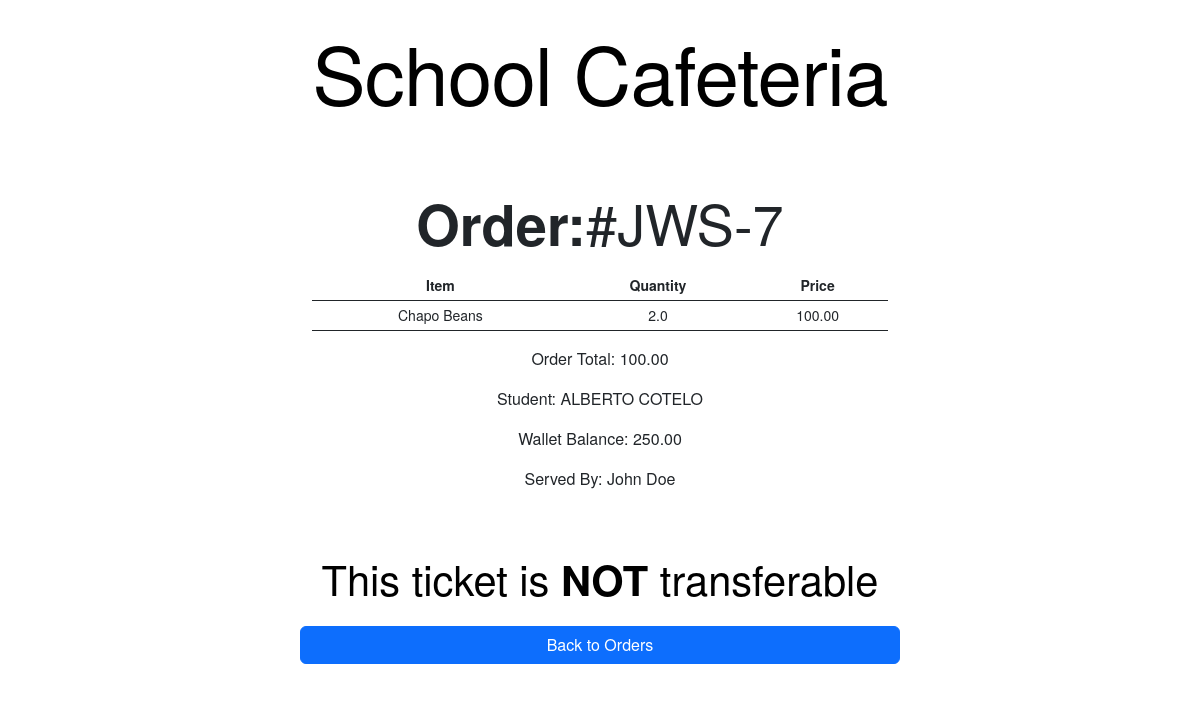
Before: /orders/print-order/7/ (signed in) with the older database file.
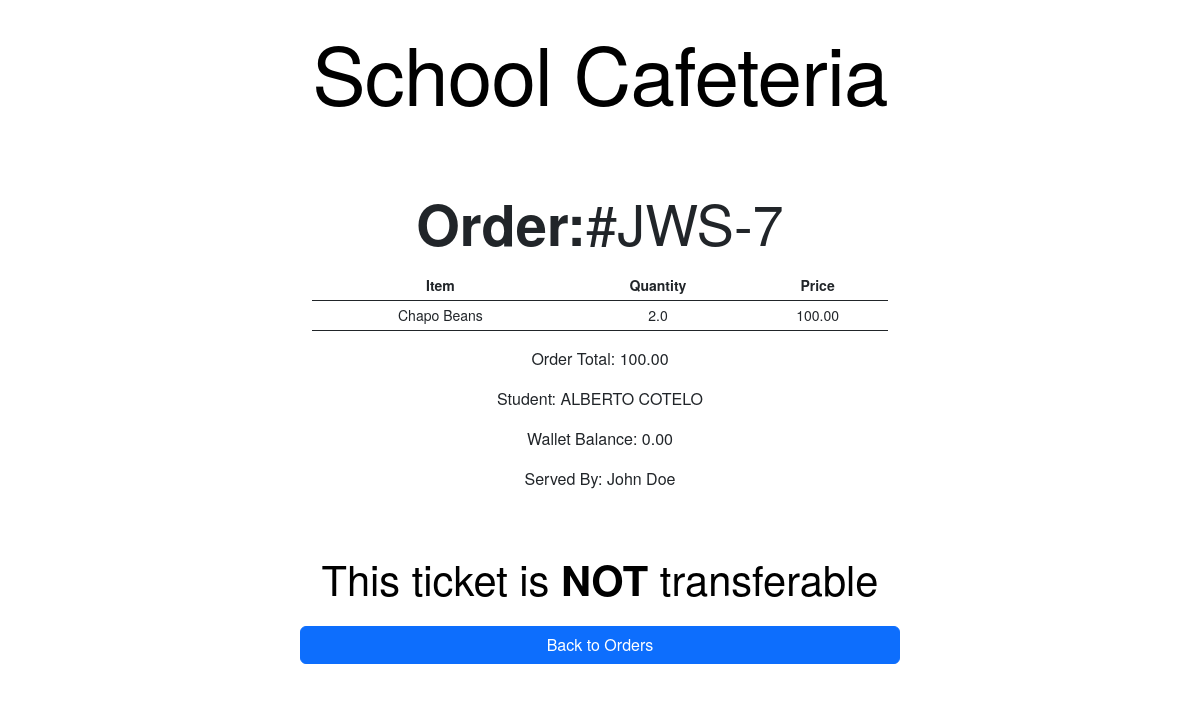
After: the same page with the newer database file.
### apps/orders/models.py (models this page shows, shortened)
class Order(AbstractBaseModel):
    student = models.ForeignKey("students.Student", on_delete=models.SET_NULL, null=True, related_name="studentorders")
    total_cost = models.DecimalField(max_digits=20, decimal_places=2)
    meal_time = models.CharField(max_length=255, null=True)
    status = models.CharField(max_length=255, choices=ORDER_STATUS_CHOICES)
    served_by = models.ForeignKey("users.User", on_delete=models.SET_NULL, null=True)
    payment_method = models.CharField(max_length=255, null=True, choices=PAYMENT_METHODS)

### apps/students/models.py (models this page shows, shortened)
class Student(AbstractBaseModel):
    user = models.OneToOneField("users.User", on_delete=models.CASCADE)
    student_type = models.CharField(max_length=255, choices=STUDENT_TYPES)
    registration_number = models.CharField(max_length=255)
    status = models.CharField(max_length=255, choices=STUDENT_STATUS)
    added_on = models.DateField(null=True)
    credit_limit = models.DecimalField(max_digits=100, decimal_places=2, default=0)
    @property
    def wallet_balance(self):
        return self.studentwallet.balance

class StudentWallet(AbstractBaseModel):
    student = models.OneToOneField(Student, on_delete=models.CASCADE, related_name="studentwallet")
    balance = models.DecimalField(max_digits=20, decimal_places=2)
    total_spend_today = models.DecimalField(max_digits=20, decimal_places=2, default=0)

### apps/users/models.py (models this page shows, shortened)
class User(AbstractUser):
    role = models.CharField(choices=ROLE_CHOICES, max_length=32, null=True)
    phone_number = models.CharField(max_length=255, null=True)
    id_number = models.CharField(max_length=255, null=True)
    gender = models.CharField(max_length=255, null=True)
    def name(self):
        return f"{self.first_name} {self.last_name}"

### apps/orders/views.py (the view)
# urls.py: path("print-order/<int:order_id>/", print_order_receipt, name="print-order"),
@login_required(login_url="/users/login/")
def print_order_receipt(request, order_id=None):
    order = Order.objects.get(id=order_id)
    order_items = order.orderitems.all()
    context = {
        "order": order,
        "order_items": order_items
    }
    return render(request, "orders/receipt.html", context)

### apps/inventory/models.py (called while the page is built)
    def __str__(self):
        return self.item

### templates/orders/receipt.html (shortened to what this page needs)
{% load static %}
<!DOCTYPE html>
<html lang="en">
<head>
  <link href="https://cdn.jsdelivr.net/npm/bootstrap@5.3.0/dist/css/bootstrap.min.css" rel="stylesheet"
 />
  <link rel="stylesheet" href="https://az813057.vo.msecnd.net/testdrive/var-fonts/font-declarations.css">
  <link rel="stylesheet" href="{% static 'receipt.css' %}">
</head>
<body>
  <div class="l-col-right ticket-wrap" aria-label="A fake boat ticket demonstrating mixing font weights and widths">
    <div class="ticket" aria-hidden="true">
      <div class="ticket__header">
        <a href="{% url 'pos-home' %}">
          <div class="ticket__co">
            <span class="ticket__co-name">School Cafeteria</span>
          </div>
        </a>
      </div>
      <div class="ticket__body">
        <p class="ticket__route"><strong>Order:</strong>#JWS-{{order.id}}</p>
        <div class="table-responsive small">
            <table class="table table-sm" style="border: None!important;">
                <thead>
                    <tr>
                        <th scope="col">Item</th>
                        <th scope="col">Quantity</th>
                        <th scope="col">Price</th>
                    </tr>
                </thead>
                <tbody>
                {% for order_item in order_items %}
                <tr>
                    <td>{{order_item.item}}</td>
                    <td>{{order_item.quantity}}</td>
                    <td>{{order_item.price}}</td>
                </tr>
                {% endfor %}
                </tbody>
            </table>
            </div>
        <div class="text-left">
            <p>Order Total: {{order.total_cost}}</p>
            {% if order.student %}
            <p>Student: {{order.student.user.name}}</p>
            <p>Wallet Balance: {{order.student.wallet_balance}}</p>
            {% endif %}
            <p>Served By: {{order.served_by.name}}</p>
        </div>
        <br>
        <p class="ticket__fine-print">This ticket is <strong>NOT</strong> transferable</p>
        <div class="row text-center">
          <a href="{% url 'pos-home' %}" class="btn btn-primary">Back to Orders</a>
      </div>
      </div>
    </div>
  </div>
</body>
</html>

Changed rows visible on the page:
changed through a linked row, Order "ALBERTO COTELO": student.wallet_balance "250.00" → "0.00"
